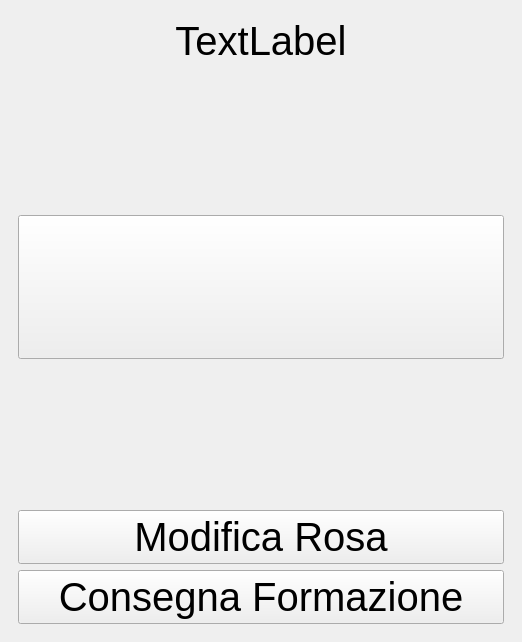
<?xml version="1.0" encoding="UTF-8"?>
<ui version="4.0">
 <class>MainWindowTemp</class>
 <widget class="QMainWindow" name="MainWindowTemp">
  <property name="geometry">
   <rect>
    <x>0</x>
    <y>0</y>
    <width>522</width>
    <height>642</height>
   </rect>
  </property>
  <property name="sizePolicy">
   <sizepolicy hsizetype="MinimumExpanding" vsizetype="MinimumExpanding">
    <horstretch>0</horstretch>
    <verstretch>0</verstretch>
   </sizepolicy>
  </property>
  <property name="windowTitle">
   <string>Fantandroid</string>
  </property>
  <widget class="QWidget" name="centralwidget">
   <layout class="QHBoxLayout" name="horizontalLayout_9">
    <item>
     <widget class="QStackedWidget" name="stackedWidget">
      <property name="sizePolicy">
       <sizepolicy hsizetype="MinimumExpanding" vsizetype="MinimumExpanding">
        <horstretch>0</horstretch>
        <verstretch>0</verstretch>
       </sizepolicy>
      </property>
      <property name="currentIndex">
       <number>0</number>
      </property>
      <widget class="QWidget" name="page">
       <layout class="QVBoxLayout" name="verticalLayout">
        <item>
         <widget class="QLabel" name="labelTeamName">
          <property name="font">
           <font>
            <pointsize>30</pointsize>
           </font>
          </property>
          <property name="text">
           <string>TextLabel</string>
          </property>
          <property name="alignment">
           <set>Qt::AlignCenter</set>
          </property>
         </widget>
        </item>
        <item>
         <spacer name="verticalSpacer_7">
          <property name="orientation">
           <enum>Qt::Vertical</enum>
          </property>
          <property name="sizeHint" stdset="0">
           <size>
            <width>20</width>
            <height>40</height>
           </size>
          </property>
         </spacer>
        </item>
        <item>
         <widget class="QPushButton" name="labelPicture">
          <property name="sizePolicy">
           <sizepolicy hsizetype="MinimumExpanding" vsizetype="MinimumExpanding">
            <horstretch>0</horstretch>
            <verstretch>0</verstretch>
           </sizepolicy>
          </property>
          <property name="text">
           <string/>
          </property>
         </widget>
        </item>
        <item>
         <spacer name="verticalSpacer_9">
          <property name="orientation">
           <enum>Qt::Vertical</enum>
          </property>
          <property name="sizeHint" stdset="0">
           <size>
            <width>20</width>
            <height>40</height>
           </size>
          </property>
         </spacer>
        </item>
        <item>
         <widget class="QPushButton" name="pushButtonTeam">
          <property name="sizePolicy">
           <sizepolicy hsizetype="MinimumExpanding" vsizetype="Maximum">
            <horstretch>0</horstretch>
            <verstretch>0</verstretch>
           </sizepolicy>
          </property>
          <property name="font">
           <font>
            <pointsize>30</pointsize>
           </font>
          </property>
          <property name="text">
           <string>Modifica Rosa</string>
          </property>
         </widget>
        </item>
        <item>
         <widget class="QPushButton" name="pushButtonLineup">
          <property name="sizePolicy">
           <sizepolicy hsizetype="MinimumExpanding" vsizetype="Maximum">
            <horstretch>0</horstretch>
            <verstretch>0</verstretch>
           </sizepolicy>
          </property>
          <property name="minimumSize">
           <size>
            <width>340</width>
            <height>52</height>
           </size>
          </property>
          <property name="font">
           <font>
            <pointsize>30</pointsize>
           </font>
          </property>
          <property name="text">
           <string>Consegna Formazione</string>
          </property>
         </widget>
        </item>
       </layout>
      </widget>
      <widget class="QWidget" name="page_2">
       <layout class="QVBoxLayout" name="verticalLayout_2">
        <item>
         <widget class="QTableView" name="tableViewPlayers">
          <property name="sizePolicy">
           <sizepolicy hsizetype="MinimumExpanding" vsizetype="Maximum">
            <horstretch>0</horstretch>
            <verstretch>0</verstretch>
           </sizepolicy>
          </property>
          <property name="maximumSize">
           <size>
            <width>16777215</width>
            <height>700</height>
           </size>
          </property>
          <property name="font">
           <font>
            <pointsize>24</pointsize>
           </font>
          </property>
          <property name="verticalScrollBarPolicy">
           <enum>Qt::ScrollBarAlwaysOn</enum>
          </property>
          <property name="horizontalScrollBarPolicy">
           <enum>Qt::ScrollBarAlwaysOn</enum>
          </property>
          <property name="sizeAdjustPolicy">
           <enum>QAbstractScrollArea::AdjustIgnored</enum>
          </property>
          <property name="editTriggers">
           <set>QAbstractItemView::SelectedClicked</set>
          </property>
         </widget>
        </item>
        <item>
         <layout class="QHBoxLayout" name="horizontalLayout_2">
          <property name="sizeConstraint">
           <enum>QLayout::SetMaximumSize</enum>
          </property>
          <item>
           <widget class="QPushButton" name="pushButtonNew">
            <property name="sizePolicy">
             <sizepolicy hsizetype="MinimumExpanding" vsizetype="Maximum">
              <horstretch>0</horstretch>
              <verstretch>0</verstretch>
             </sizepolicy>
            </property>
            <property name="maximumSize">
             <size>
              <width>16777215</width>
              <height>110</height>
             </size>
            </property>
            <property name="font">
             <font>
              <pointsize>30</pointsize>
             </font>
            </property>
            <property name="text">
             <string>Inserisci</string>
            </property>
           </widget>
          </item>
          <item>
           <spacer name="verticalSpacer">
            <property name="orientation">
             <enum>Qt::Vertical</enum>
            </property>
            <property name="sizeType">
             <enum>QSizePolicy::Maximum</enum>
            </property>
            <property name="sizeHint" stdset="0">
             <size>
              <width>20</width>
              <height>100</height>
             </size>
            </property>
           </spacer>
          </item>
          <item>
           <widget class="QPushButton" name="pushButtonDelete">
            <property name="sizePolicy">
             <sizepolicy hsizetype="MinimumExpanding" vsizetype="Maximum">
              <horstretch>0</horstretch>
              <verstretch>0</verstretch>
             </sizepolicy>
            </property>
            <property name="maximumSize">
             <size>
              <width>16777215</width>
              <height>110</height>
             </size>
            </property>
            <property name="font">
             <font>
              <pointsize>30</pointsize>
             </font>
            </property>
            <property name="text">
             <string>Rimuovi</string>
            </property>
           </widget>
          </item>
         </layout>
        </item>
        <item>
         <widget class="QPushButton" name="pushButtonRosterOK">
          <property name="sizePolicy">
           <sizepolicy hsizetype="MinimumExpanding" vsizetype="Maximum">
            <horstretch>0</horstretch>
            <verstretch>0</verstretch>
           </sizepolicy>
          </property>
          <property name="maximumSize">
           <size>
            <width>16777215</width>
            <height>120</height>
           </size>
          </property>
          <property name="font">
           <font>
            <pointsize>30</pointsize>
           </font>
          </property>
          <property name="text">
           <string>Rosa Completata</string>
          </property>
         </widget>
        </item>
       </layout>
      </widget>
      <widget class="QWidget" name="page_3">
       <property name="sizePolicy">
        <sizepolicy hsizetype="MinimumExpanding" vsizetype="MinimumExpanding">
         <horstretch>0</horstretch>
         <verstretch>0</verstretch>
        </sizepolicy>
       </property>
       <layout class="QVBoxLayout" name="verticalLayout_3">
        <item>
         <widget class="QTabWidget" name="tabWidget">
          <property name="sizePolicy">
           <sizepolicy hsizetype="MinimumExpanding" vsizetype="MinimumExpanding">
            <horstretch>0</horstretch>
            <verstretch>0</verstretch>
           </sizepolicy>
          </property>
          <property name="currentIndex">
           <number>0</number>
          </property>
          <widget class="QWidget" name="tab">
           <property name="sizePolicy">
            <sizepolicy hsizetype="MinimumExpanding" vsizetype="MinimumExpanding">
             <horstretch>0</horstretch>
             <verstretch>0</verstretch>
            </sizepolicy>
           </property>
           <property name="minimumSize">
            <size>
             <width>0</width>
             <height>569</height>
            </size>
           </property>
           <attribute name="title">
            <string>Formazione</string>
           </attribute>
           <layout class="QVBoxLayout" name="verticalLayout_5">
            <item>
             <layout class="QHBoxLayout" name="horizontalLayout">
              <item>
               <widget class="QLabel" name="labelPo_2">
                <property name="font">
                 <font>
                  <pointsize>30</pointsize>
                 </font>
                </property>
                <property name="text">
                 <string>Modulo</string>
                </property>
               </widget>
              </item>
              <item>
               <widget class="QComboBox" name="comboBoxModulo"/>
              </item>
             </layout>
            </item>
            <item>
             <layout class="QHBoxLayout" name="horizontalLayout_3">
              <property name="sizeConstraint">
               <enum>QLayout::SetMinimumSize</enum>
              </property>
              <item>
               <spacer name="horizontalSpacer">
                <property name="orientation">
                 <enum>Qt::Horizontal</enum>
                </property>
                <property name="sizeHint" stdset="0">
                 <size>
                  <width>40</width>
                  <height>20</height>
                 </size>
                </property>
               </spacer>
              </item>
              <item alignment="Qt::AlignHCenter">
               <widget class="QComboBox" name="comboBoxPortiere">
                <property name="enabled">
                 <bool>false</bool>
                </property>
                <property name="editable">
                 <bool>false</bool>
                </property>
                <property name="frame">
                 <bool>false</bool>
                </property>
               </widget>
              </item>
              <item>
               <spacer name="horizontalSpacer_2">
                <property name="orientation">
                 <enum>Qt::Horizontal</enum>
                </property>
                <property name="sizeHint" stdset="0">
                 <size>
                  <width>40</width>
                  <height>20</height>
                 </size>
                </property>
               </spacer>
              </item>
             </layout>
            </item>
            <item>
             <spacer name="verticalSpacer_2">
              <property name="orientation">
               <enum>Qt::Vertical</enum>
              </property>
              <property name="sizeHint" stdset="0">
               <size>
                <width>20</width>
                <height>57</height>
               </size>
              </property>
             </spacer>
            </item>
            <item>
             <layout class="QHBoxLayout" name="horizontalLayout_6">
              <item>
               <spacer name="horizontalSpacer_13">
                <property name="orientation">
                 <enum>Qt::Horizontal</enum>
                </property>
                <property name="sizeHint" stdset="0">
                 <size>
                  <width>40</width>
                  <height>20</height>
                 </size>
                </property>
               </spacer>
              </item>
              <item>
               <widget class="QComboBox" name="comboBoxDifensoreCx1">
                <property name="enabled">
                 <bool>false</bool>
                </property>
                <property name="editable">
                 <bool>false</bool>
                </property>
                <property name="frame">
                 <bool>false</bool>
                </property>
               </widget>
              </item>
              <item>
               <spacer name="horizontalSpacer_8">
                <property name="orientation">
                 <enum>Qt::Horizontal</enum>
                </property>
                <property name="sizeHint" stdset="0">
                 <size>
                  <width>40</width>
                  <height>20</height>
                 </size>
                </property>
               </spacer>
              </item>
              <item>
               <widget class="QComboBox" name="comboBoxDifensoreCx2">
                <property name="enabled">
                 <bool>false</bool>
                </property>
                <property name="editable">
                 <bool>false</bool>
                </property>
                <property name="frame">
                 <bool>false</bool>
                </property>
               </widget>
              </item>
              <item>
               <spacer name="horizontalSpacer_15">
                <property name="orientation">
                 <enum>Qt::Horizontal</enum>
                </property>
                <property name="sizeHint" stdset="0">
                 <size>
                  <width>40</width>
                  <height>20</height>
                 </size>
                </property>
               </spacer>
              </item>
             </layout>
            </item>
            <item>
             <layout class="QHBoxLayout" name="horizontalLayout_5">
              <item>
               <widget class="QComboBox" name="comboBoxDifensoreDx">
                <property name="enabled">
                 <bool>false</bool>
                </property>
                <property name="editable">
                 <bool>false</bool>
                </property>
                <property name="frame">
                 <bool>false</bool>
                </property>
               </widget>
              </item>
              <item>
               <spacer name="horizontalSpacer_6">
                <property name="orientation">
                 <enum>Qt::Horizontal</enum>
                </property>
                <property name="sizeHint" stdset="0">
                 <size>
                  <width>40</width>
                  <height>20</height>
                 </size>
                </property>
               </spacer>
              </item>
              <item>
               <widget class="QComboBox" name="comboBoxDifensoreCx3">
                <property name="enabled">
                 <bool>false</bool>
                </property>
                <property name="editable">
                 <bool>false</bool>
                </property>
                <property name="frame">
                 <bool>false</bool>
                </property>
               </widget>
              </item>
              <item>
               <spacer name="horizontalSpacer_7">
                <property name="orientation">
                 <enum>Qt::Horizontal</enum>
                </property>
                <property name="sizeHint" stdset="0">
                 <size>
                  <width>40</width>
                  <height>20</height>
                 </size>
                </property>
               </spacer>
              </item>
              <item>
               <widget class="QComboBox" name="comboBoxDifensoreSx">
                <property name="enabled">
                 <bool>false</bool>
                </property>
                <property name="editable">
                 <bool>false</bool>
                </property>
                <property name="frame">
                 <bool>false</bool>
                </property>
               </widget>
              </item>
             </layout>
            </item>
            <item>
             <spacer name="verticalSpacer_3">
              <property name="orientation">
               <enum>Qt::Vertical</enum>
              </property>
              <property name="sizeHint" stdset="0">
               <size>
                <width>20</width>
                <height>57</height>
               </size>
              </property>
             </spacer>
            </item>
            <item>
             <layout class="QHBoxLayout" name="horizontalLayout_4">
              <item>
               <spacer name="horizontalSpacer_11">
                <property name="orientation">
                 <enum>Qt::Horizontal</enum>
                </property>
                <property name="sizeHint" stdset="0">
                 <size>
                  <width>40</width>
                  <height>20</height>
                 </size>
                </property>
               </spacer>
              </item>
              <item>
               <widget class="QComboBox" name="comboBoxCentrocampistaCx1">
                <property name="enabled">
                 <bool>false</bool>
                </property>
                <property name="editable">
                 <bool>false</bool>
                </property>
                <property name="frame">
                 <bool>false</bool>
                </property>
               </widget>
              </item>
              <item>
               <spacer name="horizontalSpacer_5">
                <property name="orientation">
                 <enum>Qt::Horizontal</enum>
                </property>
                <property name="sizeHint" stdset="0">
                 <size>
                  <width>40</width>
                  <height>20</height>
                 </size>
                </property>
               </spacer>
              </item>
              <item>
               <widget class="QComboBox" name="comboBoxCentrocampistaCx2">
                <property name="enabled">
                 <bool>false</bool>
                </property>
                <property name="editable">
                 <bool>false</bool>
                </property>
                <property name="frame">
                 <bool>false</bool>
                </property>
               </widget>
              </item>
              <item>
               <spacer name="horizontalSpacer_12">
                <property name="orientation">
                 <enum>Qt::Horizontal</enum>
                </property>
                <property name="sizeHint" stdset="0">
                 <size>
                  <width>40</width>
                  <height>20</height>
                 </size>
                </property>
               </spacer>
              </item>
             </layout>
            </item>
            <item>
             <layout class="QHBoxLayout" name="horizontalLayout_7">
              <item>
               <widget class="QComboBox" name="comboBoxCentrocampistaDx">
                <property name="enabled">
                 <bool>false</bool>
                </property>
                <property name="editable">
                 <bool>false</bool>
                </property>
                <property name="frame">
                 <bool>false</bool>
                </property>
               </widget>
              </item>
              <item>
               <spacer name="horizontalSpacer_3">
                <property name="orientation">
                 <enum>Qt::Horizontal</enum>
                </property>
                <property name="sizeHint" stdset="0">
                 <size>
                  <width>40</width>
                  <height>20</height>
                 </size>
                </property>
               </spacer>
              </item>
              <item>
               <widget class="QComboBox" name="comboBoxCentrocampistaCx3">
                <property name="enabled">
                 <bool>false</bool>
                </property>
                <property name="editable">
                 <bool>false</bool>
                </property>
                <property name="frame">
                 <bool>false</bool>
                </property>
               </widget>
              </item>
              <item>
               <spacer name="horizontalSpacer_4">
                <property name="orientation">
                 <enum>Qt::Horizontal</enum>
                </property>
                <property name="sizeHint" stdset="0">
                 <size>
                  <width>40</width>
                  <height>20</height>
                 </size>
                </property>
               </spacer>
              </item>
              <item>
               <widget class="QComboBox" name="comboBoxCentrocampistaSx">
                <property name="enabled">
                 <bool>false</bool>
                </property>
                <property name="editable">
                 <bool>false</bool>
                </property>
                <property name="frame">
                 <bool>false</bool>
                </property>
               </widget>
              </item>
             </layout>
            </item>
            <item>
             <spacer name="verticalSpacer_4">
              <property name="orientation">
               <enum>Qt::Vertical</enum>
              </property>
              <property name="sizeHint" stdset="0">
               <size>
                <width>20</width>
                <height>56</height>
               </size>
              </property>
             </spacer>
            </item>
            <item>
             <layout class="QHBoxLayout" name="horizontalLayout_8">
              <item>
               <widget class="QComboBox" name="comboBoxAttaccanteDx">
                <property name="enabled">
                 <bool>false</bool>
                </property>
                <property name="editable">
                 <bool>false</bool>
                </property>
                <property name="frame">
                 <bool>false</bool>
                </property>
               </widget>
              </item>
              <item>
               <spacer name="horizontalSpacer_9">
                <property name="orientation">
                 <enum>Qt::Horizontal</enum>
                </property>
                <property name="sizeHint" stdset="0">
                 <size>
                  <width>40</width>
                  <height>20</height>
                 </size>
                </property>
               </spacer>
              </item>
              <item>
               <widget class="QComboBox" name="comboBoxAttaccanteCx">
                <property name="enabled">
                 <bool>false</bool>
                </property>
                <property name="editable">
                 <bool>false</bool>
                </property>
                <property name="frame">
                 <bool>false</bool>
                </property>
               </widget>
              </item>
              <item>
               <spacer name="horizontalSpacer_10">
                <property name="orientation">
                 <enum>Qt::Horizontal</enum>
                </property>
                <property name="sizeHint" stdset="0">
                 <size>
                  <width>40</width>
                  <height>20</height>
                 </size>
                </property>
               </spacer>
              </item>
              <item>
               <widget class="QComboBox" name="comboBoxAttaccanteSx">
                <property name="enabled">
                 <bool>false</bool>
                </property>
                <property name="editable">
                 <bool>false</bool>
                </property>
                <property name="frame">
                 <bool>false</bool>
                </property>
               </widget>
              </item>
             </layout>
            </item>
            <item>
             <layout class="QHBoxLayout" name="horizontalLayout_10">
              <item>
               <widget class="QPushButton" name="pushButtonLineupOK">
                <property name="enabled">
                 <bool>false</bool>
                </property>
                <property name="sizePolicy">
                 <sizepolicy hsizetype="MinimumExpanding" vsizetype="Maximum">
                  <horstretch>0</horstretch>
                  <verstretch>0</verstretch>
                 </sizepolicy>
                </property>
                <property name="maximumSize">
                 <size>
                  <width>16777215</width>
                  <height>100</height>
                 </size>
                </property>
                <property name="font">
                 <font>
                  <pointsize>18</pointsize>
                 </font>
                </property>
                <property name="text">
                 <string>Invia Formazione</string>
                </property>
               </widget>
              </item>
              <item>
               <spacer name="verticalSpacer_5">
                <property name="orientation">
                 <enum>Qt::Vertical</enum>
                </property>
                <property name="sizeHint" stdset="0">
                 <size>
                  <width>20</width>
                  <height>40</height>
                 </size>
                </property>
               </spacer>
              </item>
              <item>
               <widget class="QPushButton" name="pushButtonCancelLineup">
                <property name="sizePolicy">
                 <sizepolicy hsizetype="MinimumExpanding" vsizetype="Maximum">
                  <horstretch>0</horstretch>
                  <verstretch>0</verstretch>
                 </sizepolicy>
                </property>
                <property name="maximumSize">
                 <size>
                  <width>16777215</width>
                  <height>100</height>
                 </size>
                </property>
                <property name="font">
                 <font>
                  <pointsize>18</pointsize>
                 </font>
                </property>
                <property name="text">
                 <string>Cancella</string>
                </property>
               </widget>
              </item>
             </layout>
            </item>
           </layout>
          </widget>
          <widget class="QWidget" name="tab_2">
           <attribute name="title">
            <string>Panchina</string>
           </attribute>
           <layout class="QVBoxLayout" name="verticalLayout_4">
            <item>
             <layout class="QHBoxLayout" name="horizontalLayout_11">
              <item>
               <widget class="QLabel" name="labelPo_3">
                <property name="font">
                 <font>
                  <pointsize>30</pointsize>
                 </font>
                </property>
                <property name="text">
                 <string>Capitano</string>
                </property>
               </widget>
              </item>
              <item>
               <spacer name="verticalSpacer_6">
                <property name="orientation">
                 <enum>Qt::Vertical</enum>
                </property>
                <property name="sizeType">
                 <enum>QSizePolicy::Fixed</enum>
                </property>
                <property name="sizeHint" stdset="0">
                 <size>
                  <width>20</width>
                  <height>40</height>
                 </size>
                </property>
               </spacer>
              </item>
              <item>
               <widget class="QComboBox" name="comboBoxCapitano">
                <property name="maximumSize">
                 <size>
                  <width>16777215</width>
                  <height>50</height>
                 </size>
                </property>
                <property name="font">
                 <font>
                  <pointsize>18</pointsize>
                 </font>
                </property>
               </widget>
              </item>
             </layout>
            </item>
            <item>
             <widget class="QGroupBox" name="groupBox">
              <property name="font">
               <font>
                <pointsize>26</pointsize>
               </font>
              </property>
              <property name="title">
               <string>Panchina</string>
              </property>
              <layout class="QGridLayout" name="gridLayout">
               <item row="0" column="1" rowspan="3">
                <widget class="QListWidget" name="listPanchinari">
                 <property name="editTriggers">
                  <set>QAbstractItemView::DoubleClicked|QAbstractItemView::EditKeyPressed|QAbstractItemView::SelectedClicked</set>
                 </property>
                </widget>
               </item>
               <item row="0" column="0">
                <widget class="QComboBox" name="comboBoxPanchinari">
                 <property name="sizePolicy">
                  <sizepolicy hsizetype="MinimumExpanding" vsizetype="Maximum">
                   <horstretch>0</horstretch>
                   <verstretch>0</verstretch>
                  </sizepolicy>
                 </property>
                 <property name="maximumSize">
                  <size>
                   <width>16777215</width>
                   <height>50</height>
                  </size>
                 </property>
                 <property name="font">
                  <font>
                   <pointsize>18</pointsize>
                  </font>
                 </property>
                </widget>
               </item>
               <item row="2" column="0">
                <widget class="QPushButton" name="pushButtonAggiungii">
                 <property name="sizePolicy">
                  <sizepolicy hsizetype="MinimumExpanding" vsizetype="Minimum">
                   <horstretch>0</horstretch>
                   <verstretch>0</verstretch>
                  </sizepolicy>
                 </property>
                 <property name="maximumSize">
                  <size>
                   <width>16777215</width>
                   <height>110</height>
                  </size>
                 </property>
                 <property name="font">
                  <font>
                   <pointsize>30</pointsize>
                  </font>
                 </property>
                 <property name="text">
                  <string>Aggiungi</string>
                 </property>
                </widget>
               </item>
               <item row="1" column="0">
                <spacer name="verticalSpacer_8">
                 <property name="orientation">
                  <enum>Qt::Vertical</enum>
                 </property>
                 <property name="sizeHint" stdset="0">
                  <size>
                   <width>20</width>
                   <height>40</height>
                  </size>
                 </property>
                </spacer>
               </item>
              </layout>
             </widget>
            </item>
           </layout>
          </widget>
         </widget>
        </item>
       </layout>
      </widget>
     </widget>
    </item>
   </layout>
  </widget>
 </widget>
 <resources/>
 <connections/>
</ui>
